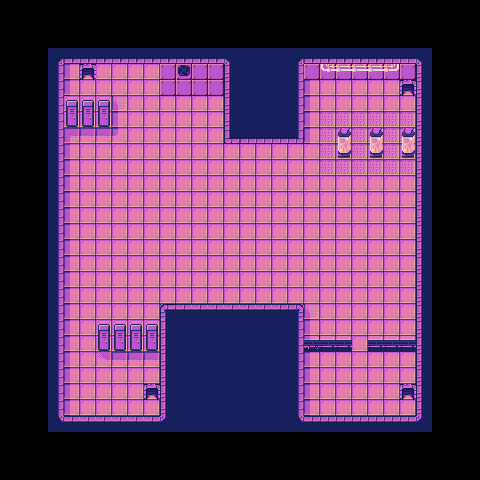

A 2D game scene composited from a Tiled map and its tileset images. What follows is a short description and the map's XML, with every tile layer's data as written:
An orthogonal 30x30 tile map with 16x16 px tiles, 2 tile layers (Ground, Objects), 1 hidden layer not drawn.

<map version="1.10" tiledversion="1.11.0" orientation="orthogonal" renderorder="right-down" width="30" height="30" tilewidth="16" tileheight="16" infinite="0" nextlayerid="4" nextobjectid="1">
 <tileset firstgid="1" source="../B2S1/TestGameProject/Maps/TileSet.tsx" />
 <layer id="1" name="Ground" width="30" height="30" locked="1">
  <data encoding="csv">
0,0,0,0,0,0,0,0,0,0,0,0,0,0,0,0,0,0,0,0,0,0,0,0,0,0,0,0,0,0,
0,0,0,0,0,0,0,0,0,0,0,0,0,0,0,0,0,0,0,0,0,0,0,0,0,0,0,0,0,0,
0,0,0,0,0,0,0,0,0,0,0,0,0,0,0,0,0,0,0,0,0,0,0,0,0,0,0,0,0,0,
0,0,0,1,3,3,3,3,3,3,3,3,3,3,4,92,92,92,1,3,3,3,3,3,9,9,4,0,0,0,
0,0,0,27,36,29,29,29,29,29,15,8,15,15,17,92,92,92,14,15,15,15,15,15,15,15,17,0,0,0,
0,0,0,27,36,29,29,29,29,29,15,15,15,15,17,92,92,92,14,36,29,29,29,29,29,29,30,0,0,0,
0,0,0,27,29,29,29,49,29,29,29,29,29,29,17,92,92,92,14,36,29,29,29,29,29,29,30,0,0,0,
0,0,0,27,29,29,29,36,29,29,29,29,29,29,17,92,92,92,14,36,6,6,6,6,6,6,30,0,0,0,
0,0,0,27,23,21,21,22,29,29,29,29,29,29,19,9,9,9,18,36,6,6,6,6,6,6,30,0,0,0,
0,0,0,27,36,29,29,29,29,29,29,29,29,29,29,29,29,29,29,29,6,6,6,6,6,6,30,0,0,0,
0,0,0,27,36,29,29,29,29,29,29,29,29,29,29,29,29,29,29,29,6,6,6,6,6,6,30,0,0,0,
0,0,0,27,36,29,29,29,29,29,29,29,29,29,29,29,29,29,29,29,29,29,29,29,29,29,30,0,0,0,
0,0,0,27,36,29,29,29,29,29,29,29,29,29,29,29,29,29,29,29,29,29,29,29,29,29,30,0,0,0,
0,0,0,27,36,29,29,29,29,29,29,29,29,29,29,29,29,29,29,29,29,29,29,29,29,29,30,0,0,0,
0,0,0,27,36,29,29,29,29,29,29,29,29,29,29,29,29,29,29,29,29,29,29,29,29,29,30,0,0,0,
0,0,0,27,36,29,29,29,29,29,29,29,29,29,29,29,29,29,29,29,29,29,29,29,29,29,30,0,0,0,
0,0,0,27,36,29,29,29,29,29,29,29,29,29,29,29,29,29,29,29,29,29,29,29,29,29,30,0,0,0,
0,0,0,27,36,29,29,29,29,29,29,29,29,29,29,29,29,29,29,29,29,29,29,29,29,29,30,0,0,0,
0,0,0,27,36,29,29,29,29,29,29,29,29,29,29,29,29,29,29,29,29,29,29,29,29,29,30,0,0,0,
0,0,0,27,36,29,29,29,29,29,44,10,10,10,10,41,41,41,45,49,29,29,29,29,29,29,30,0,0,0,
0,0,0,27,36,29,29,29,29,29,17,92,92,92,92,92,92,92,27,36,29,29,29,29,29,29,30,0,0,0,
0,0,0,27,36,29,29,29,29,29,17,92,92,92,92,92,92,92,27,73,72,72,29,72,72,72,30,0,0,0,
0,0,0,27,36,29,29,29,29,29,30,92,92,92,92,92,92,92,27,36,29,29,29,29,29,29,30,0,0,0,
0,0,0,27,36,29,29,29,29,29,30,92,92,92,92,92,92,92,27,36,29,29,29,29,29,29,30,0,0,0,
0,0,0,27,36,29,29,29,29,29,30,92,92,92,92,92,92,92,27,36,29,29,29,29,29,29,30,0,0,0,
0,0,0,27,36,29,29,29,29,29,30,92,92,92,92,92,92,92,27,36,29,29,29,29,29,29,30,0,0,0,
0,0,0,40,41,41,41,41,41,41,43,92,92,92,92,92,92,92,40,41,42,42,42,42,42,42,43,0,0,0,
0,0,0,0,0,0,0,0,0,0,0,0,0,0,0,0,0,0,0,0,0,0,0,0,0,0,0,0,0,0,
0,0,0,0,0,0,0,0,0,0,0,0,0,0,0,0,0,0,0,0,0,0,0,0,0,0,0,0,0,0,
0,0,0,0,0,0,0,0,0,0,0,0,0,0,0,0,0,0,0,0,0,0,0,0,0,0,0,0,0,0
</data>
 </layer>
 <layer id="3" name="Objects" width="30" height="30" locked="1">
  <data encoding="csv">
0,0,0,0,0,0,0,0,0,0,0,0,0,0,0,0,0,0,0,0,0,0,0,0,0,0,0,0,0,0,
0,0,0,0,0,0,0,0,0,0,0,0,0,0,0,0,0,0,0,0,0,0,0,0,0,0,0,0,0,0,
0,0,0,0,0,0,0,0,0,0,0,0,0,0,0,0,0,0,0,0,0,0,0,0,0,0,0,0,0,0,
0,0,0,0,0,0,0,0,0,0,0,0,0,0,0,0,0,0,0,0,0,0,0,0,0,0,0,0,0,0,
0,0,0,0,0,53,0,0,0,0,0,0,0,0,0,0,0,0,0,0,61,62,62,62,63,0,0,0,0,0,
0,0,0,0,0,0,0,0,0,0,0,0,0,0,0,0,0,0,0,0,0,0,0,0,0,53,0,0,0,0,
0,0,0,0,26,26,26,0,0,0,0,0,0,0,0,0,0,0,0,0,0,0,0,0,0,0,0,0,0,0,
0,0,0,0,39,39,39,0,0,0,0,0,0,0,0,0,0,0,0,0,0,0,0,0,0,0,0,0,0,0,
0,0,0,0,0,0,0,0,0,0,0,0,0,0,0,0,0,0,0,0,0,24,0,24,0,24,0,0,0,0,
0,0,0,0,0,0,0,0,0,0,0,0,0,0,0,0,0,0,0,0,0,37,0,37,0,37,0,0,0,0,
0,0,0,0,0,0,0,0,0,0,0,0,0,0,0,0,0,0,0,0,0,0,0,0,0,0,0,0,0,0,
0,0,0,0,0,0,0,0,0,0,0,0,0,0,0,0,0,0,0,0,0,0,0,0,0,0,0,0,0,0,
0,0,0,0,0,0,0,0,0,0,0,0,0,0,0,0,0,0,0,0,0,0,0,0,0,0,0,0,0,0,
0,0,0,0,0,0,0,0,0,0,0,0,0,0,0,0,0,0,0,0,0,0,0,0,0,0,0,0,0,0,
0,0,0,0,0,0,0,0,0,0,0,0,0,0,0,0,0,0,0,0,0,0,0,0,0,0,0,0,0,0,
0,0,0,0,0,0,0,0,0,0,0,0,0,0,0,0,0,0,0,0,0,0,0,0,0,0,0,0,0,0,
0,0,0,0,0,0,0,0,0,0,0,0,0,0,0,0,0,0,0,0,0,0,0,0,0,0,0,0,0,0,
0,0,0,0,0,0,0,0,0,0,0,0,0,0,0,0,0,0,0,0,0,0,0,0,0,0,0,0,0,0,
0,0,0,0,0,0,0,0,0,0,0,0,0,0,0,0,0,0,0,0,0,0,0,0,0,0,0,0,0,0,
0,0,0,0,0,0,0,0,0,0,0,0,0,0,0,0,0,0,0,0,0,0,0,0,0,0,0,0,0,0,
0,0,0,0,0,0,26,26,26,26,0,0,0,0,0,0,0,0,0,0,0,0,0,0,0,0,0,0,0,0,
0,0,0,0,0,0,39,39,39,39,0,0,0,0,0,0,0,0,0,0,0,0,0,0,0,0,0,0,0,0,
0,0,0,0,0,0,33,21,21,21,0,0,0,0,0,0,0,0,0,0,0,0,0,0,0,0,0,0,0,0,
0,0,0,0,0,0,0,0,0,0,0,0,0,0,0,0,0,0,0,0,0,0,0,0,0,0,0,0,0,0,
0,0,0,0,0,0,0,0,0,53,0,0,0,0,0,0,0,0,0,0,0,0,0,0,0,53,0,0,0,0,
0,0,0,0,0,0,0,0,0,0,0,0,0,0,0,0,0,0,0,0,0,0,0,0,0,0,0,0,0,0,
0,0,0,0,0,0,0,0,0,0,0,0,0,0,0,0,0,0,0,0,0,0,0,0,0,0,0,0,0,0,
0,0,0,0,0,0,0,0,0,0,0,0,0,0,0,0,0,0,0,0,0,0,0,0,0,0,0,0,0,0,
0,0,0,0,0,0,0,0,0,0,0,0,0,0,0,0,0,0,0,0,0,0,0,0,0,0,0,0,0,0,
0,0,0,0,0,0,0,0,0,0,0,0,0,0,0,0,0,0,0,0,0,0,0,0,0,0,0,0,0,0
</data>
 </layer>
 <layer id="2" name="CollisionLayer" width="30" height="30" visible="0" locked="1">
  <data encoding="csv">
0,0,0,0,0,0,0,0,0,0,0,0,0,0,0,0,0,0,0,0,0,0,0,0,0,0,0,0,0,0,
0,0,0,0,0,0,0,0,0,0,0,0,0,0,0,0,0,0,0,0,0,0,0,0,0,0,0,0,0,0,
0,0,0,0,0,0,0,0,0,0,0,0,0,0,0,0,0,0,0,0,0,0,0,0,0,0,0,0,0,0,
0,0,0,97,97,97,97,97,97,97,97,97,97,97,97,0,0,0,97,97,97,97,97,97,97,97,97,0,0,0,
0,0,0,97,0,0,0,0,0,0,97,97,97,97,97,0,0,0,97,97,97,97,97,97,97,97,97,0,0,0,
0,0,0,97,0,0,0,0,0,0,97,97,97,97,97,0,0,0,97,0,0,0,0,0,0,0,97,0,0,0,
0,0,0,97,97,97,97,0,0,0,0,0,0,0,97,0,0,0,97,0,0,0,0,0,0,0,97,0,0,0,
0,0,0,97,97,97,97,0,0,0,0,0,0,0,97,0,0,0,97,0,0,0,0,0,0,0,97,0,0,0,
0,0,0,97,0,0,0,0,0,0,0,0,0,0,97,97,97,97,97,0,0,97,0,97,0,97,97,0,0,0,
0,0,0,97,0,0,0,0,0,0,0,0,0,0,0,0,0,0,0,0,0,97,0,97,0,97,97,0,0,0,
0,0,0,97,0,0,0,0,0,0,0,0,0,0,0,0,0,0,0,0,0,0,0,0,0,0,97,0,0,0,
0,0,0,97,0,0,0,0,0,0,0,0,0,0,0,0,0,0,0,0,0,0,0,0,0,0,97,0,0,0,
0,0,0,97,0,0,0,0,0,0,0,0,0,0,0,0,0,0,0,0,0,0,0,0,0,0,97,0,0,0,
0,0,0,97,0,0,0,0,0,97,97,97,0,0,0,0,0,0,0,0,0,0,0,0,0,0,97,0,0,0,
0,0,0,97,0,0,0,0,0,97,97,97,0,0,0,0,0,0,0,0,0,0,0,0,0,0,97,0,0,0,
0,0,0,97,0,0,0,0,0,97,97,97,0,0,0,0,0,0,0,0,0,0,0,0,0,0,97,0,0,0,
0,0,0,97,0,0,0,0,0,0,0,0,0,0,0,0,0,0,0,0,0,0,0,0,0,0,97,0,0,0,
0,0,0,97,0,0,0,0,0,0,0,0,0,0,0,0,0,0,0,0,0,0,0,0,0,0,97,0,0,0,
0,0,0,97,0,0,0,0,0,0,0,0,0,0,0,0,0,0,0,0,0,0,0,0,0,0,97,0,0,0,
0,0,0,97,0,0,0,0,0,0,97,97,97,97,97,97,97,97,97,0,0,0,0,0,0,0,97,0,0,0,
0,0,0,97,0,0,97,97,97,97,97,0,0,0,0,0,0,0,97,0,0,0,0,0,0,0,97,0,0,0,
0,0,0,97,0,0,97,97,97,97,97,0,0,0,0,0,0,0,97,97,97,97,0,97,97,97,97,0,0,0,
0,0,0,97,0,0,0,0,0,0,97,0,0,0,0,0,0,0,97,0,0,0,0,0,0,0,97,0,0,0,
0,0,0,97,0,0,0,0,0,0,97,0,0,0,0,0,0,0,97,0,0,0,0,0,0,0,97,0,0,0,
0,0,0,97,0,0,0,0,0,0,97,0,0,0,0,0,0,0,97,0,0,0,0,0,0,0,97,0,0,0,
0,0,0,97,0,0,0,0,0,0,97,0,0,0,0,0,0,0,97,0,0,0,0,0,0,0,97,0,0,0,
0,0,0,97,97,97,97,97,97,97,97,0,0,0,0,0,0,0,97,97,97,97,97,97,97,97,97,0,0,0,
0,0,0,0,0,0,0,0,0,0,0,0,0,0,0,0,0,0,0,0,0,0,0,0,0,0,0,0,0,0,
0,0,0,0,0,0,0,0,0,0,0,0,0,0,0,0,0,0,0,0,0,0,0,0,0,0,0,0,0,0,
0,0,0,0,0,0,0,0,0,0,0,0,0,0,0,0,0,0,0,0,0,0,0,0,0,0,0,0,0,0
</data>
 </layer>
</map>
